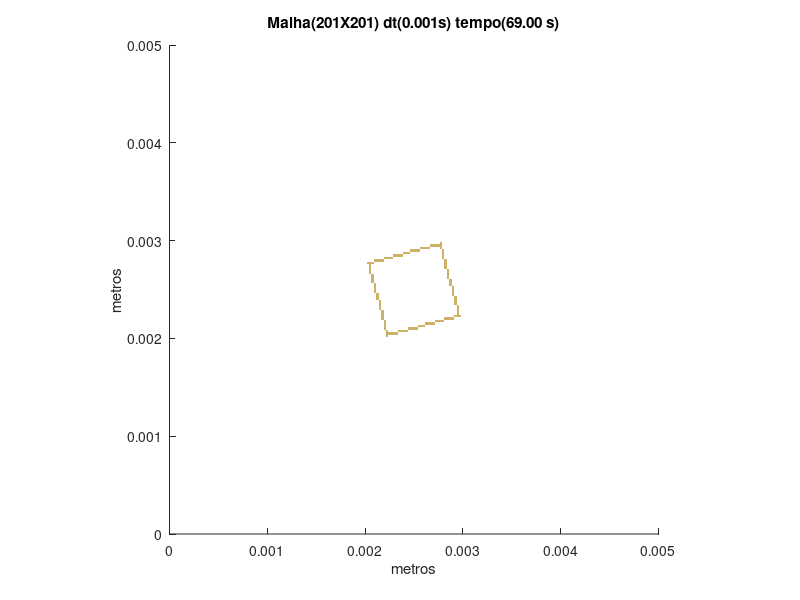

This figure's MATLAB source:
set (gca,'PlotBoxAspectRatio',[1 1 1],'Xlim',[0,0.005],'Ylim',[0,0.005])
hold on
title('Malha(201X201) dt(0.001s) tempo(69.00 s)')
hold on
ylabel('metros')
hold on
xlabel('metros')
hold on

fill([0.00221393034825871 0.00221393034825871 0.00223880597014925 0.00223880597014925],[0.00201492537313433 0.00203980099502488 0.00203980099502488 0.00201492537313433],[0.8,0.7,0.4],'LineStyle','none')

fill([0.00221393034825871 0.00221393034825871 0.00223880597014925 0.00223880597014925],[0.00203980099502488 0.00206467661691542 0.00206467661691542 0.00203980099502488],[0.8,0.7,0.4],'LineStyle','none')

fill([0.00223880597014925 0.00223880597014925 0.0022636815920398 0.0022636815920398],[0.00203980099502488 0.00206467661691542 0.00206467661691542 0.00203980099502488],[0.8,0.7,0.4],'LineStyle','none')

fill([0.0022636815920398 0.0022636815920398 0.00228855721393035 0.00228855721393035],[0.00203980099502488 0.00206467661691542 0.00206467661691542 0.00203980099502488],[0.8,0.7,0.4],'LineStyle','none')

fill([0.00228855721393035 0.00228855721393035 0.0023134328358209 0.0023134328358209],[0.00203980099502488 0.00206467661691542 0.00206467661691542 0.00203980099502488],[0.8,0.7,0.4],'LineStyle','none')

fill([0.0023134328358209 0.0023134328358209 0.00233830845771144 0.00233830845771144],[0.00203980099502488 0.00206467661691542 0.00206467661691542 0.00203980099502488],[0.8,0.7,0.4],'LineStyle','none')

fill([0.00221393034825871 0.00221393034825871 0.00223880597014925 0.00223880597014925],[0.00206467661691542 0.00208955223880597 0.00208955223880597 0.00206467661691542],[0.8,0.7,0.4],'LineStyle','none')

fill([0.00233830845771144 0.00233830845771144 0.00236318407960199 0.00236318407960199],[0.00206467661691542 0.00208955223880597 0.00208955223880597 0.00206467661691542],[0.8,0.7,0.4],'LineStyle','none')

fill([0.00236318407960199 0.00236318407960199 0.00238805970149254 0.00238805970149254],[0.00206467661691542 0.00208955223880597 0.00208955223880597 0.00206467661691542],[0.8,0.7,0.4],'LineStyle','none')

fill([0.00238805970149254 0.00238805970149254 0.00241293532338308 0.00241293532338308],[0.00206467661691542 0.00208955223880597 0.00208955223880597 0.00206467661691542],[0.8,0.7,0.4],'LineStyle','none')

fill([0.00241293532338308 0.00241293532338308 0.00243781094527363 0.00243781094527363],[0.00206467661691542 0.00208955223880597 0.00208955223880597 0.00206467661691542],[0.8,0.7,0.4],'LineStyle','none')

fill([0.00218905472636816 0.00218905472636816 0.00221393034825871 0.00221393034825871],[0.00208955223880597 0.00211442786069652 0.00211442786069652 0.00208955223880597],[0.8,0.7,0.4],'LineStyle','none')

fill([0.00243781094527363 0.00243781094527363 0.00246268656716418 0.00246268656716418],[0.00208955223880597 0.00211442786069652 0.00211442786069652 0.00208955223880597],[0.8,0.7,0.4],'LineStyle','none')

fill([0.00246268656716418 0.00246268656716418 0.00248756218905473 0.00248756218905473],[0.00208955223880597 0.00211442786069652 0.00211442786069652 0.00208955223880597],[0.8,0.7,0.4],'LineStyle','none')

fill([0.00248756218905473 0.00248756218905473 0.00251243781094527 0.00251243781094527],[0.00208955223880597 0.00211442786069652 0.00211442786069652 0.00208955223880597],[0.8,0.7,0.4],'LineStyle','none')

fill([0.00251243781094527 0.00251243781094527 0.00253731343283582 0.00253731343283582],[0.00208955223880597 0.00211442786069652 0.00211442786069652 0.00208955223880597],[0.8,0.7,0.4],'LineStyle','none')

fill([0.00218905472636816 0.00218905472636816 0.00221393034825871 0.00221393034825871],[0.00211442786069652 0.00213930348258706 0.00213930348258706 0.00211442786069652],[0.8,0.7,0.4],'LineStyle','none')

fill([0.00253731343283582 0.00253731343283582 0.00256218905472637 0.00256218905472637],[0.00211442786069652 0.00213930348258706 0.00213930348258706 0.00211442786069652],[0.8,0.7,0.4],'LineStyle','none')

fill([0.00256218905472637 0.00256218905472637 0.00258706467661692 0.00258706467661692],[0.00211442786069652 0.00213930348258706 0.00213930348258706 0.00211442786069652],[0.8,0.7,0.4],'LineStyle','none')

fill([0.00258706467661692 0.00258706467661692 0.00261194029850746 0.00261194029850746],[0.00211442786069652 0.00213930348258706 0.00213930348258706 0.00211442786069652],[0.8,0.7,0.4],'LineStyle','none')

fill([0.00218905472636816 0.00218905472636816 0.00221393034825871 0.00221393034825871],[0.00213930348258706 0.00216417910447761 0.00216417910447761 0.00213930348258706],[0.8,0.7,0.4],'LineStyle','none')

fill([0.00261194029850746 0.00261194029850746 0.00263681592039801 0.00263681592039801],[0.00213930348258706 0.00216417910447761 0.00216417910447761 0.00213930348258706],[0.8,0.7,0.4],'LineStyle','none')

fill([0.00263681592039801 0.00263681592039801 0.00266169154228856 0.00266169154228856],[0.00213930348258706 0.00216417910447761 0.00216417910447761 0.00213930348258706],[0.8,0.7,0.4],'LineStyle','none')

fill([0.00266169154228856 0.00266169154228856 0.0026865671641791 0.0026865671641791],[0.00213930348258706 0.00216417910447761 0.00216417910447761 0.00213930348258706],[0.8,0.7,0.4],'LineStyle','none')

fill([0.0026865671641791 0.0026865671641791 0.00271144278606965 0.00271144278606965],[0.00213930348258706 0.00216417910447761 0.00216417910447761 0.00213930348258706],[0.8,0.7,0.4],'LineStyle','none')

fill([0.00218905472636816 0.00218905472636816 0.00221393034825871 0.00221393034825871],[0.00216417910447761 0.00218905472636816 0.00218905472636816 0.00216417910447761],[0.8,0.7,0.4],'LineStyle','none')

fill([0.00271144278606965 0.00271144278606965 0.0027363184079602 0.0027363184079602],[0.00216417910447761 0.00218905472636816 0.00218905472636816 0.00216417910447761],[0.8,0.7,0.4],'LineStyle','none')

fill([0.0027363184079602 0.0027363184079602 0.00276119402985075 0.00276119402985075],[0.00216417910447761 0.00218905472636816 0.00218905472636816 0.00216417910447761],[0.8,0.7,0.4],'LineStyle','none')

fill([0.00276119402985075 0.00276119402985075 0.00278606965174129 0.00278606965174129],[0.00216417910447761 0.00218905472636816 0.00218905472636816 0.00216417910447761],[0.8,0.7,0.4],'LineStyle','none')

fill([0.00278606965174129 0.00278606965174129 0.00281094527363184 0.00281094527363184],[0.00216417910447761 0.00218905472636816 0.00218905472636816 0.00216417910447761],[0.8,0.7,0.4],'LineStyle','none')

fill([0.00216417910447761 0.00216417910447761 0.00218905472636816 0.00218905472636816],[0.00218905472636816 0.00221393034825871 0.00221393034825871 0.00218905472636816],[0.8,0.7,0.4],'LineStyle','none')

fill([0.00281094527363184 0.00281094527363184 0.00283582089552239 0.00283582089552239],[0.00218905472636816 0.00221393034825871 0.00221393034825871 0.00218905472636816],[0.8,0.7,0.4],'LineStyle','none')

fill([0.00283582089552239 0.00283582089552239 0.00286069651741294 0.00286069651741294],[0.00218905472636816 0.00221393034825871 0.00221393034825871 0.00218905472636816],[0.8,0.7,0.4],'LineStyle','none')

fill([0.00286069651741294 0.00286069651741294 0.00288557213930348 0.00288557213930348],[0.00218905472636816 0.00221393034825871 0.00221393034825871 0.00218905472636816],[0.8,0.7,0.4],'LineStyle','none')

fill([0.00288557213930348 0.00288557213930348 0.00291044776119403 0.00291044776119403],[0.00218905472636816 0.00221393034825871 0.00221393034825871 0.00218905472636816],[0.8,0.7,0.4],'LineStyle','none')

fill([0.00216417910447761 0.00216417910447761 0.00218905472636816 0.00218905472636816],[0.00221393034825871 0.00223880597014925 0.00223880597014925 0.00221393034825871],[0.8,0.7,0.4],'LineStyle','none')

fill([0.00291044776119403 0.00291044776119403 0.00293532338308458 0.00293532338308458],[0.00221393034825871 0.00223880597014925 0.00223880597014925 0.00221393034825871],[0.8,0.7,0.4],'LineStyle','none')

fill([0.00293532338308458 0.00293532338308458 0.00296019900497512 0.00296019900497512],[0.00221393034825871 0.00223880597014925 0.00223880597014925 0.00221393034825871],[0.8,0.7,0.4],'LineStyle','none')

fill([0.00296019900497512 0.00296019900497512 0.00298507462686567 0.00298507462686567],[0.00221393034825871 0.00223880597014925 0.00223880597014925 0.00221393034825871],[0.8,0.7,0.4],'LineStyle','none')

fill([0.00216417910447761 0.00216417910447761 0.00218905472636816 0.00218905472636816],[0.00223880597014925 0.0022636815920398 0.0022636815920398 0.00223880597014925],[0.8,0.7,0.4],'LineStyle','none')

fill([0.00293532338308458 0.00293532338308458 0.00296019900497512 0.00296019900497512],[0.00223880597014925 0.0022636815920398 0.0022636815920398 0.00223880597014925],[0.8,0.7,0.4],'LineStyle','none')

fill([0.00216417910447761 0.00216417910447761 0.00218905472636816 0.00218905472636816],[0.0022636815920398 0.00228855721393035 0.00228855721393035 0.0022636815920398],[0.8,0.7,0.4],'LineStyle','none')

fill([0.00293532338308458 0.00293532338308458 0.00296019900497512 0.00296019900497512],[0.0022636815920398 0.00228855721393035 0.00228855721393035 0.0022636815920398],[0.8,0.7,0.4],'LineStyle','none')

fill([0.00213930348258706 0.00213930348258706 0.00216417910447761 0.00216417910447761],[0.00228855721393035 0.0023134328358209 0.0023134328358209 0.00228855721393035],[0.8,0.7,0.4],'LineStyle','none')

fill([0.00293532338308458 0.00293532338308458 0.00296019900497512 0.00296019900497512],[0.00228855721393035 0.0023134328358209 0.0023134328358209 0.00228855721393035],[0.8,0.7,0.4],'LineStyle','none')

fill([0.00213930348258706 0.00213930348258706 0.00216417910447761 0.00216417910447761],[0.0023134328358209 0.00233830845771144 0.00233830845771144 0.0023134328358209],[0.8,0.7,0.4],'LineStyle','none')

fill([0.00293532338308458 0.00293532338308458 0.00296019900497512 0.00296019900497512],[0.0023134328358209 0.00233830845771144 0.00233830845771144 0.0023134328358209],[0.8,0.7,0.4],'LineStyle','none')

fill([0.00213930348258706 0.00213930348258706 0.00216417910447761 0.00216417910447761],[0.00233830845771144 0.00236318407960199 0.00236318407960199 0.00233830845771144],[0.8,0.7,0.4],'LineStyle','none')

fill([0.00291044776119403 0.00291044776119403 0.00293532338308458 0.00293532338308458],[0.00233830845771144 0.00236318407960199 0.00236318407960199 0.00233830845771144],[0.8,0.7,0.4],'LineStyle','none')

fill([0.00213930348258706 0.00213930348258706 0.00216417910447761 0.00216417910447761],[0.00236318407960199 0.00238805970149254 0.00238805970149254 0.00236318407960199],[0.8,0.7,0.4],'LineStyle','none')

fill([0.00291044776119403 0.00291044776119403 0.00293532338308458 0.00293532338308458],[0.00236318407960199 0.00238805970149254 0.00238805970149254 0.00236318407960199],[0.8,0.7,0.4],'LineStyle','none')

fill([0.00211442786069652 0.00211442786069652 0.00213930348258706 0.00213930348258706],[0.00238805970149254 0.00241293532338308 0.00241293532338308 0.00238805970149254],[0.8,0.7,0.4],'LineStyle','none')

fill([0.00291044776119403 0.00291044776119403 0.00293532338308458 0.00293532338308458],[0.00238805970149254 0.00241293532338308 0.00241293532338308 0.00238805970149254],[0.8,0.7,0.4],'LineStyle','none')

fill([0.00211442786069652 0.00211442786069652 0.00213930348258706 0.00213930348258706],[0.00241293532338308 0.00243781094527363 0.00243781094527363 0.00241293532338308],[0.8,0.7,0.4],'LineStyle','none')

fill([0.00291044776119403 0.00291044776119403 0.00293532338308458 0.00293532338308458],[0.00241293532338308 0.00243781094527363 0.00243781094527363 0.00241293532338308],[0.8,0.7,0.4],'LineStyle','none')

fill([0.00211442786069652 0.00211442786069652 0.00213930348258706 0.00213930348258706],[0.00243781094527363 0.00246268656716418 0.00246268656716418 0.00243781094527363],[0.8,0.7,0.4],'LineStyle','none')

fill([0.00288557213930348 0.00288557213930348 0.00291044776119403 0.00291044776119403],[0.00243781094527363 0.00246268656716418 0.00246268656716418 0.00243781094527363],[0.8,0.7,0.4],'LineStyle','none')

fill([0.00208955223880597 0.00208955223880597 0.00211442786069652 0.00211442786069652],[0.00246268656716418 0.00248756218905473 0.00248756218905473 0.00246268656716418],[0.8,0.7,0.4],'LineStyle','none')

fill([0.00288557213930348 0.00288557213930348 0.00291044776119403 0.00291044776119403],[0.00246268656716418 0.00248756218905473 0.00248756218905473 0.00246268656716418],[0.8,0.7,0.4],'LineStyle','none')

fill([0.00208955223880597 0.00208955223880597 0.00211442786069652 0.00211442786069652],[0.00248756218905473 0.00251243781094527 0.00251243781094527 0.00248756218905473],[0.8,0.7,0.4],'LineStyle','none')

fill([0.00288557213930348 0.00288557213930348 0.00291044776119403 0.00291044776119403],[0.00248756218905473 0.00251243781094527 0.00251243781094527 0.00248756218905473],[0.8,0.7,0.4],'LineStyle','none')

fill([0.00208955223880597 0.00208955223880597 0.00211442786069652 0.00211442786069652],[0.00251243781094527 0.00253731343283582 0.00253731343283582 0.00251243781094527],[0.8,0.7,0.4],'LineStyle','none')

fill([0.00288557213930348 0.00288557213930348 0.00291044776119403 0.00291044776119403],[0.00251243781094527 0.00253731343283582 0.00253731343283582 0.00251243781094527],[0.8,0.7,0.4],'LineStyle','none')

fill([0.00208955223880597 0.00208955223880597 0.00211442786069652 0.00211442786069652],[0.00253731343283582 0.00256218905472637 0.00256218905472637 0.00253731343283582],[0.8,0.7,0.4],'LineStyle','none')

fill([0.00286069651741294 0.00286069651741294 0.00288557213930348 0.00288557213930348],[0.00253731343283582 0.00256218905472637 0.00256218905472637 0.00253731343283582],[0.8,0.7,0.4],'LineStyle','none')

fill([0.00206467661691542 0.00206467661691542 0.00208955223880597 0.00208955223880597],[0.00256218905472637 0.00258706467661692 0.00258706467661692 0.00256218905472637],[0.8,0.7,0.4],'LineStyle','none')

fill([0.00286069651741294 0.00286069651741294 0.00288557213930348 0.00288557213930348],[0.00256218905472637 0.00258706467661692 0.00258706467661692 0.00256218905472637],[0.8,0.7,0.4],'LineStyle','none')

fill([0.00206467661691542 0.00206467661691542 0.00208955223880597 0.00208955223880597],[0.00258706467661692 0.00261194029850746 0.00261194029850746 0.00258706467661692],[0.8,0.7,0.4],'LineStyle','none')

fill([0.00286069651741294 0.00286069651741294 0.00288557213930348 0.00288557213930348],[0.00258706467661692 0.00261194029850746 0.00261194029850746 0.00258706467661692],[0.8,0.7,0.4],'LineStyle','none')

fill([0.00206467661691542 0.00206467661691542 0.00208955223880597 0.00208955223880597],[0.00261194029850746 0.00263681592039801 0.00263681592039801 0.00261194029850746],[0.8,0.7,0.4],'LineStyle','none')

fill([0.00283582089552239 0.00283582089552239 0.00286069651741294 0.00286069651741294],[0.00261194029850746 0.00263681592039801 0.00263681592039801 0.00261194029850746],[0.8,0.7,0.4],'LineStyle','none')

fill([0.00206467661691542 0.00206467661691542 0.00208955223880597 0.00208955223880597],[0.00263681592039801 0.00266169154228856 0.00266169154228856 0.00263681592039801],[0.8,0.7,0.4],'LineStyle','none')

fill([0.00283582089552239 0.00283582089552239 0.00286069651741294 0.00286069651741294],[0.00263681592039801 0.00266169154228856 0.00266169154228856 0.00263681592039801],[0.8,0.7,0.4],'LineStyle','none')

fill([0.00203980099502488 0.00203980099502488 0.00206467661691542 0.00206467661691542],[0.00266169154228856 0.0026865671641791 0.0026865671641791 0.00266169154228856],[0.8,0.7,0.4],'LineStyle','none')

fill([0.00283582089552239 0.00283582089552239 0.00286069651741294 0.00286069651741294],[0.00266169154228856 0.0026865671641791 0.0026865671641791 0.00266169154228856],[0.8,0.7,0.4],'LineStyle','none')

fill([0.00203980099502488 0.00203980099502488 0.00206467661691542 0.00206467661691542],[0.0026865671641791 0.00271144278606965 0.00271144278606965 0.0026865671641791],[0.8,0.7,0.4],'LineStyle','none')

fill([0.00283582089552239 0.00283582089552239 0.00286069651741294 0.00286069651741294],[0.0026865671641791 0.00271144278606965 0.00271144278606965 0.0026865671641791],[0.8,0.7,0.4],'LineStyle','none')

fill([0.00203980099502488 0.00203980099502488 0.00206467661691542 0.00206467661691542],[0.00271144278606965 0.0027363184079602 0.0027363184079602 0.00271144278606965],[0.8,0.7,0.4],'LineStyle','none')

fill([0.00281094527363184 0.00281094527363184 0.00283582089552239 0.00283582089552239],[0.00271144278606965 0.0027363184079602 0.0027363184079602 0.00271144278606965],[0.8,0.7,0.4],'LineStyle','none')

fill([0.00203980099502488 0.00203980099502488 0.00206467661691542 0.00206467661691542],[0.0027363184079602 0.00276119402985075 0.00276119402985075 0.0027363184079602],[0.8,0.7,0.4],'LineStyle','none')

fill([0.00281094527363184 0.00281094527363184 0.00283582089552239 0.00283582089552239],[0.0027363184079602 0.00276119402985075 0.00276119402985075 0.0027363184079602],[0.8,0.7,0.4],'LineStyle','none')

fill([0.00201492537313433 0.00201492537313433 0.00203980099502488 0.00203980099502488],[0.00276119402985075 0.00278606965174129 0.00278606965174129 0.00276119402985075],[0.8,0.7,0.4],'LineStyle','none')

fill([0.00203980099502488 0.00203980099502488 0.00206467661691542 0.00206467661691542],[0.00276119402985075 0.00278606965174129 0.00278606965174129 0.00276119402985075],[0.8,0.7,0.4],'LineStyle','none')

fill([0.00206467661691542 0.00206467661691542 0.00208955223880597 0.00208955223880597],[0.00276119402985075 0.00278606965174129 0.00278606965174129 0.00276119402985075],[0.8,0.7,0.4],'LineStyle','none')

fill([0.00281094527363184 0.00281094527363184 0.00283582089552239 0.00283582089552239],[0.00276119402985075 0.00278606965174129 0.00278606965174129 0.00276119402985075],[0.8,0.7,0.4],'LineStyle','none')

fill([0.00208955223880597 0.00208955223880597 0.00211442786069652 0.00211442786069652],[0.00278606965174129 0.00281094527363184 0.00281094527363184 0.00278606965174129],[0.8,0.7,0.4],'LineStyle','none')

fill([0.00211442786069652 0.00211442786069652 0.00213930348258706 0.00213930348258706],[0.00278606965174129 0.00281094527363184 0.00281094527363184 0.00278606965174129],[0.8,0.7,0.4],'LineStyle','none')

fill([0.00213930348258706 0.00213930348258706 0.00216417910447761 0.00216417910447761],[0.00278606965174129 0.00281094527363184 0.00281094527363184 0.00278606965174129],[0.8,0.7,0.4],'LineStyle','none')

fill([0.00216417910447761 0.00216417910447761 0.00218905472636816 0.00218905472636816],[0.00278606965174129 0.00281094527363184 0.00281094527363184 0.00278606965174129],[0.8,0.7,0.4],'LineStyle','none')

fill([0.00281094527363184 0.00281094527363184 0.00283582089552239 0.00283582089552239],[0.00278606965174129 0.00281094527363184 0.00281094527363184 0.00278606965174129],[0.8,0.7,0.4],'LineStyle','none')

fill([0.00218905472636816 0.00218905472636816 0.00221393034825871 0.00221393034825871],[0.00281094527363184 0.00283582089552239 0.00283582089552239 0.00281094527363184],[0.8,0.7,0.4],'LineStyle','none')

fill([0.00221393034825871 0.00221393034825871 0.00223880597014925 0.00223880597014925],[0.00281094527363184 0.00283582089552239 0.00283582089552239 0.00281094527363184],[0.8,0.7,0.4],'LineStyle','none')

fill([0.00223880597014925 0.00223880597014925 0.0022636815920398 0.0022636815920398],[0.00281094527363184 0.00283582089552239 0.00283582089552239 0.00281094527363184],[0.8,0.7,0.4],'LineStyle','none')

fill([0.0022636815920398 0.0022636815920398 0.00228855721393035 0.00228855721393035],[0.00281094527363184 0.00283582089552239 0.00283582089552239 0.00281094527363184],[0.8,0.7,0.4],'LineStyle','none')

fill([0.00278606965174129 0.00278606965174129 0.00281094527363184 0.00281094527363184],[0.00281094527363184 0.00283582089552239 0.00283582089552239 0.00281094527363184],[0.8,0.7,0.4],'LineStyle','none')

fill([0.00228855721393035 0.00228855721393035 0.0023134328358209 0.0023134328358209],[0.00283582089552239 0.00286069651741294 0.00286069651741294 0.00283582089552239],[0.8,0.7,0.4],'LineStyle','none')

fill([0.0023134328358209 0.0023134328358209 0.00233830845771144 0.00233830845771144],[0.00283582089552239 0.00286069651741294 0.00286069651741294 0.00283582089552239],[0.8,0.7,0.4],'LineStyle','none')

fill([0.00233830845771144 0.00233830845771144 0.00236318407960199 0.00236318407960199],[0.00283582089552239 0.00286069651741294 0.00286069651741294 0.00283582089552239],[0.8,0.7,0.4],'LineStyle','none')

fill([0.00236318407960199 0.00236318407960199 0.00238805970149254 0.00238805970149254],[0.00283582089552239 0.00286069651741294 0.00286069651741294 0.00283582089552239],[0.8,0.7,0.4],'LineStyle','none')

fill([0.00278606965174129 0.00278606965174129 0.00281094527363184 0.00281094527363184],[0.00283582089552239 0.00286069651741294 0.00286069651741294 0.00283582089552239],[0.8,0.7,0.4],'LineStyle','none')

fill([0.00238805970149254 0.00238805970149254 0.00241293532338308 0.00241293532338308],[0.00286069651741294 0.00288557213930348 0.00288557213930348 0.00286069651741294],[0.8,0.7,0.4],'LineStyle','none')

fill([0.00241293532338308 0.00241293532338308 0.00243781094527363 0.00243781094527363],[0.00286069651741294 0.00288557213930348 0.00288557213930348 0.00286069651741294],[0.8,0.7,0.4],'LineStyle','none')

fill([0.00243781094527363 0.00243781094527363 0.00246268656716418 0.00246268656716418],[0.00286069651741294 0.00288557213930348 0.00288557213930348 0.00286069651741294],[0.8,0.7,0.4],'LineStyle','none')

fill([0.00278606965174129 0.00278606965174129 0.00281094527363184 0.00281094527363184],[0.00286069651741294 0.00288557213930348 0.00288557213930348 0.00286069651741294],[0.8,0.7,0.4],'LineStyle','none')

fill([0.00246268656716418 0.00246268656716418 0.00248756218905473 0.00248756218905473],[0.00288557213930348 0.00291044776119403 0.00291044776119403 0.00288557213930348],[0.8,0.7,0.4],'LineStyle','none')

fill([0.00248756218905473 0.00248756218905473 0.00251243781094527 0.00251243781094527],[0.00288557213930348 0.00291044776119403 0.00291044776119403 0.00288557213930348],[0.8,0.7,0.4],'LineStyle','none')

fill([0.00251243781094527 0.00251243781094527 0.00253731343283582 0.00253731343283582],[0.00288557213930348 0.00291044776119403 0.00291044776119403 0.00288557213930348],[0.8,0.7,0.4],'LineStyle','none')

fill([0.00253731343283582 0.00253731343283582 0.00256218905472637 0.00256218905472637],[0.00288557213930348 0.00291044776119403 0.00291044776119403 0.00288557213930348],[0.8,0.7,0.4],'LineStyle','none')

fill([0.00278606965174129 0.00278606965174129 0.00281094527363184 0.00281094527363184],[0.00288557213930348 0.00291044776119403 0.00291044776119403 0.00288557213930348],[0.8,0.7,0.4],'LineStyle','none')

fill([0.00256218905472637 0.00256218905472637 0.00258706467661692 0.00258706467661692],[0.00291044776119403 0.00293532338308458 0.00293532338308458 0.00291044776119403],[0.8,0.7,0.4],'LineStyle','none')

fill([0.00258706467661692 0.00258706467661692 0.00261194029850746 0.00261194029850746],[0.00291044776119403 0.00293532338308458 0.00293532338308458 0.00291044776119403],[0.8,0.7,0.4],'LineStyle','none')

fill([0.00261194029850746 0.00261194029850746 0.00263681592039801 0.00263681592039801],[0.00291044776119403 0.00293532338308458 0.00293532338308458 0.00291044776119403],[0.8,0.7,0.4],'LineStyle','none')

fill([0.00263681592039801 0.00263681592039801 0.00266169154228856 0.00266169154228856],[0.00291044776119403 0.00293532338308458 0.00293532338308458 0.00291044776119403],[0.8,0.7,0.4],'LineStyle','none')

fill([0.00276119402985075 0.00276119402985075 0.00278606965174129 0.00278606965174129],[0.00291044776119403 0.00293532338308458 0.00293532338308458 0.00291044776119403],[0.8,0.7,0.4],'LineStyle','none')

fill([0.00266169154228856 0.00266169154228856 0.0026865671641791 0.0026865671641791],[0.00293532338308458 0.00296019900497512 0.00296019900497512 0.00293532338308458],[0.8,0.7,0.4],'LineStyle','none')

fill([0.0026865671641791 0.0026865671641791 0.00271144278606965 0.00271144278606965],[0.00293532338308458 0.00296019900497512 0.00296019900497512 0.00293532338308458],[0.8,0.7,0.4],'LineStyle','none')

fill([0.00271144278606965 0.00271144278606965 0.0027363184079602 0.0027363184079602],[0.00293532338308458 0.00296019900497512 0.00296019900497512 0.00293532338308458],[0.8,0.7,0.4],'LineStyle','none')

fill([0.0027363184079602 0.0027363184079602 0.00276119402985075 0.00276119402985075],[0.00293532338308458 0.00296019900497512 0.00296019900497512 0.00293532338308458],[0.8,0.7,0.4],'LineStyle','none')

fill([0.00276119402985075 0.00276119402985075 0.00278606965174129 0.00278606965174129],[0.00293532338308458 0.00296019900497512 0.00296019900497512 0.00293532338308458],[0.8,0.7,0.4],'LineStyle','none')

fill([0.00276119402985075 0.00276119402985075 0.00278606965174129 0.00278606965174129],[0.00296019900497512 0.00298507462686567 0.00298507462686567 0.00296019900497512],[0.8,0.7,0.4],'LineStyle','none')
